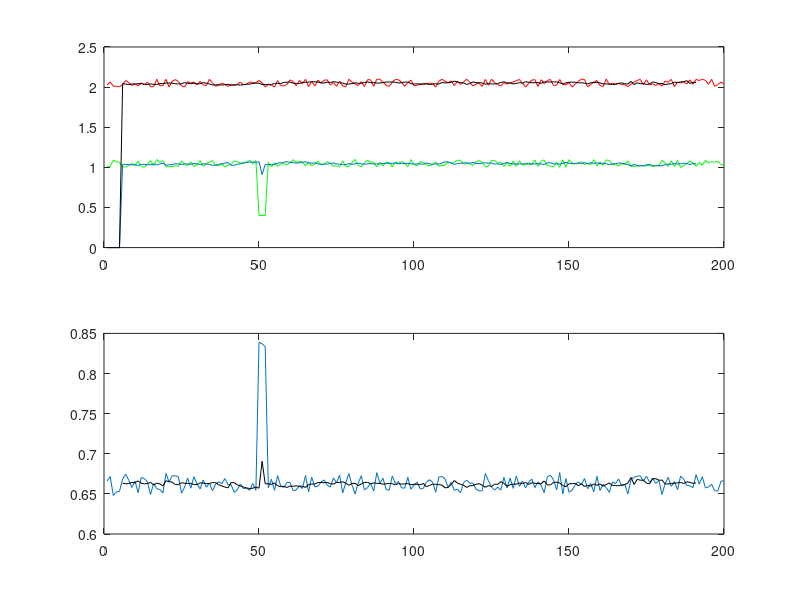

Source code (MATLAB): (Note: this script raises an error after producing the figure.)
% clear
%    dummy=load('D:\analysis\42\sample\1.dat');      
% timeunit=1;
% time=dummy(:,1)*timeunit;
% donor=dummy(:,2);       
% acceptor=dummy(:,3);

clear
donor=ones(200,1)+0.1*rand(200,1);donor (50:52,1)=0.4;
acceptor=2*ones(200,1)+0.1*rand(200,1);

length=max(size(donor));

N=5;
M=5;
p=20;
lower_bound=max(M,N+1);
% f=zeros((length-M-2*N),1);
% b=zeros((length-M-2*N),1);

for i = lower_bound:length-N;
    I_f_don(i)=(1/N)*sum(donor((i-N):i-1));
    I_b_don(i)=(1/N)*sum(donor(i+1:i+N));
    
    I_f_acc(i)=(1/N)*sum(acceptor((i-N):i-1));
    I_b_acc(i)=(1/N)*sum(acceptor(i+1:i+N));
        
end

I_f_don = I_f_don'; I_b_don = I_b_don';
I_f_acc = I_f_acc'; I_b_acc = I_b_acc';

for i = lower_bound:length-M-N+1;
i;
f(i)=0;b(i)=0;

    for j=0:M-1;
        j;
        f(i)=f(i)+((donor(i-j)-I_f_don(i-j))^2+(acceptor(i-j)-I_f_acc(i-j))^2);
        b(i)=b(i)+((donor(i+j)-I_b_don(i+j))^2+(acceptor(i+j)-I_b_acc(i+j))^2);             
    end
    f(i)=f(i)^(-p);b(i)=b(i)^(-p);C=1/(f(i)+b(i));
    f(i)=C*f(i);
    b(i)=C*b(i);
end

f=f'; b=b';

range=max(size(f));
I_d_filter=f(1:range).* I_f_don(1:range) + b(1:range).*I_b_don(1:range);
I_a_filter=f(1:range).* I_f_acc(1:range) + b(1:range).*I_b_acc(1:range);

subplot(2,1,1)
plot(donor,'g');hold on;plot(I_d_filter(1:range));hold on;
plot(acceptor,'r');hold on;plot(I_a_filter(1:range),'k')

FRET_filter=I_a_filter./(I_a_filter+I_d_filter);
fret=acceptor./(acceptor+donor);

subplot(2,1,2)
plot(fret);hold on;plot(FRET_filter,'k');hold on;plot(smooth(fret,5),'r');




% I_filter=





